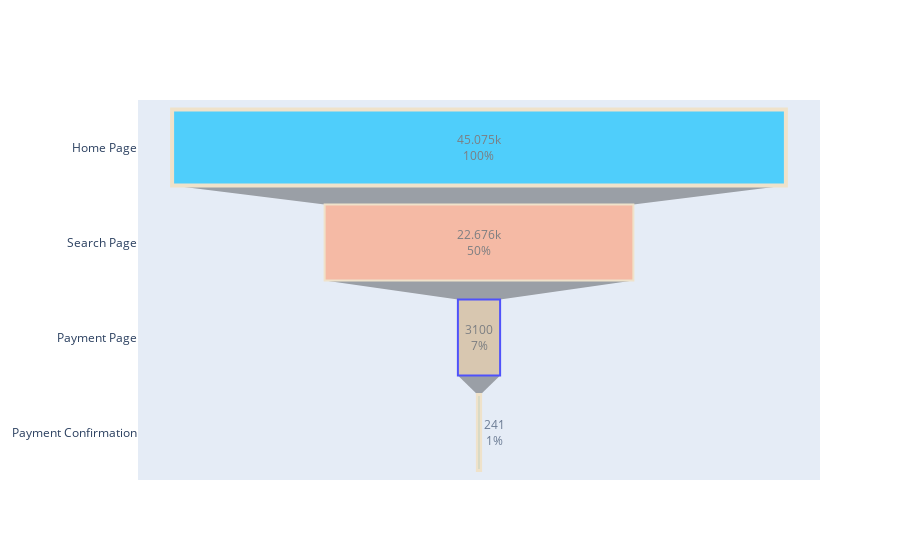

Notebook code cell kept with this figure:
### Code cell
fig = go.Figure(go.Funnel(
    y = ["Home Page", "Search Page", "Payment Page", "Payment Confirmation"],
    x = femaleFunnel,
    textinfo = "value+percent initial",
    opacity = 0.65, marker = {"color": ["deepskyblue", "lightsalmon", "tan", "teal", "silver"],
    "line": {"width": [4, 2, 2, 3, 1, 1], "color": ["wheat", "wheat", "blue", "wheat", "wheat"]}},
    connector = {"line": {"color": "royalblue"}})
    )

fig.show()

### Figure 1 — Plotly figure (JSON) as saved in the notebook; plotly's stock layout.template omitted (floating-point values rounded to 4 significant figures)
{"data": [{"connector": {"line": {"color": "royalblue"}}, "marker": {"color": ["deepskyblue", "lightsalmon", "tan", "teal", "silver"], "line": {"color": ["wheat", "wheat", "blue", "wheat", "wheat"], "width": [4, 2, 2, 3, 1, 1]}}, "opacity": 0.65, "textinfo": "value+percent initial", "type": "funnel", "x": [45075, 22676, 3100, 241], "y": ["Home Page", "Search Page", "Payment Page", "Payment Confirmation"]}], "layout": {}}
